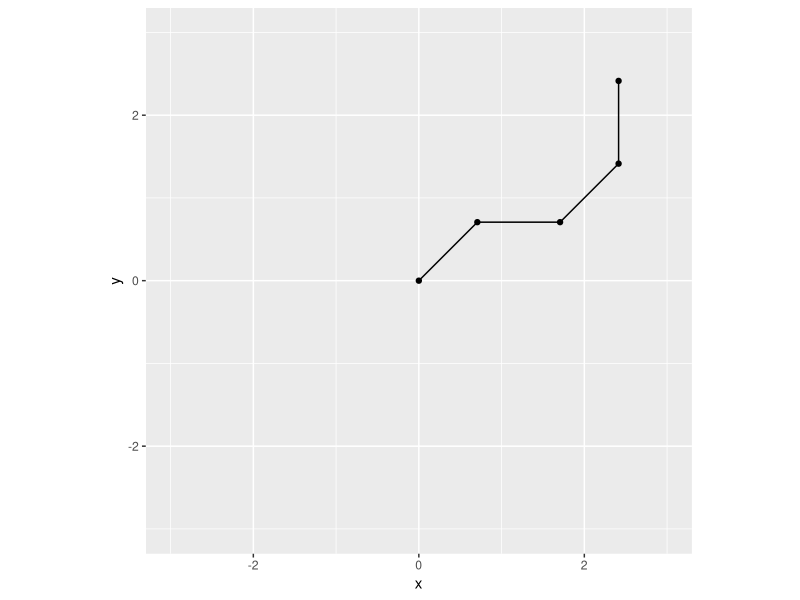
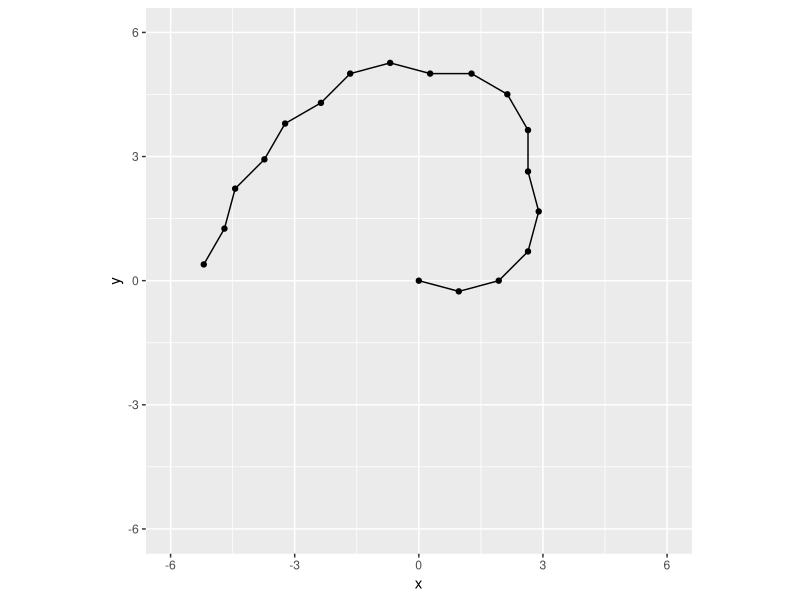
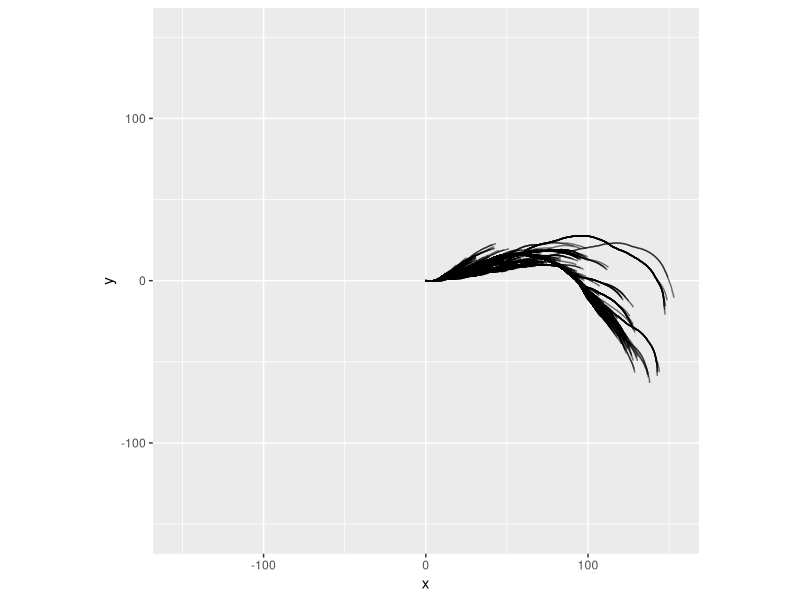

Generate these figures, in order, with R:
#--------------------------------------------------------------------
# Script Name:   collatz_tests.R
# Description:   Rotation function with point options
# Author:        Brandon Monier
# Created:       2019-10-30 at 15:20:56
# Last Modified: 2019-11-06 at 16:30:44
#--------------------------------------------------------------------

#--------------------------------------------------------------------
# Detailed Purpose:
#    The main purpose of this Rscript is to generate a function
#    that will rotate a pair of coordinates {x, y} around either
#    (A) the origin (default) or (B) a specified point.
#--------------------------------------------------------------------

# === Preamble ======================================================

## Load packages ----
library(dplyr)
library(ggplot2)
library(magrittr)


## Make functions ----

### Collatz conjecture
collatz <- function(n) {
    if (n %% 2 == 0) {
        n / 2
    } else {
        (3 * n) + 1
    }
}

### Generate Collatz sequence
collatzSequence <- function(n) {
    c_vect <- n

    while (n != 1) {
        n <- collatz(n)
        c_vect <- c(c_vect, n)
    }
    return(c_vect)
}

### Make rotational function based on prior angle
rotater <- function(px, py, steps, angle, angle_prior) {
    angle <- angle + angle_prior
    angle <- angle * pi / 180
    x_rot <- steps * cos(angle)
    y_rot <- steps * sin(angle)

    return(
        list(
            x = x_rot + px,
            y = y_rot + py,
            angle = angle * 180 / pi
        )
    )
}



# === Unit test 01 (fail) ===========================================

# ## Parameters ----
# n     <- 27
# theta <- -90
# samp <- collatzSequence(n)
#
# ## Iterate ----
# tmp_ls <- list(x = 0, y = 0)
# for (i in seq_along(samp)) {
#     if (samp[i] %% 2 == 0) {
#         theta2 <- theta
#     } else {
#         theta2 <- -theta * 2
#     }
#
#     last_x <- tail(x = tmp_ls$x, n = 1)
#     last_y <- tail(x = tmp_ls$y, n = 1)
#
#     tmp_rot <- rotater(
#         px = last_x,
#         py = last_y + 1,
#         cx = last_x,
#         cy = last_y,
#         angle = theta2
#     )
#
#     tmp_ls$x[i + 1] <- tmp_rot[1]
#     tmp_ls$y[i + 1] <- tmp_rot[2]
# }
# tmp_ls <- do.call("rbind", tmp_ls) %>%
#     t() %>%
#     tibble::as_tibble()
#
#
# ## Visualize ----
#
# ### min/max parameters
# max <- max(
#     tmp_ls$x %>% abs() %>% max(),
#     tmp_ls$y %>% abs() %>% max()
# ) %>% ceiling()
# min <- -max
#
# ### plot
# tmp_ls %>%
#     ggplot() +
#     aes(x, y) +
#     geom_path() +
#     geom_point() +
#     xlim(min, max) +
#     ylim(min, max) +
#     coord_fixed()



# === Unit test 02 ==================================================

## Iterate manually ----
step <- 1
angle1 <- 45
angle2 <- -45
tmp1 <- rotater(0, 0, step, angle1, 0)
tmp2 <- rotater(tmp1$x, tmp1$y, step, angle2, tmp1$angle)
tmp3 <- rotater(tmp2$x, tmp2$y, step, angle1, tmp2$angle)
tmp4 <- rotater(tmp3$x, tmp3$y, step, angle1, tmp3$angle)

tmp_ls <- tibble::tibble(
    x = c(0, tmp1$x, tmp2$x, tmp3$x, tmp4$x),
    y = c(0, tmp1$y, tmp2$y, tmp3$y, tmp4$y)
)


## Visualize ----

### min/max parameters
max <- max(
    tmp_ls$x %>% abs() %>% max(),
    tmp_ls$y %>% abs() %>% max()
) %>% ceiling()
min <- -max

### plot
tmp_ls %>%
    ggplot() +
    aes(x, y) +
    geom_path() +
    geom_point() +
    xlim(min, max) +
    ylim(min, max) +
    coord_fixed()



# === Unit test 03 ==================================================

## Parameters ----
even_turn <- 30
odd_turn  <- -15

n     <- 7
samp  <- collatzSequence(n) %>% rev()
steps <- 1


## Iterate ----
tmp_ls <- list(x = 0, y = 0, angle = 0)
for (i in seq_along(samp)) {
    if (samp[i] %% 2 == 0) {
        theta <- even_turn
    } else {
        theta <- odd_turn
    }

    last_x <- tail(x = tmp_ls$x, n = 1)
    last_y <- tail(x = tmp_ls$y, n = 1)
    last_angle <- tail(x = tmp_ls$angle, n = 1)

    tmp_rot <- rotater(
        px          = last_x,
        py          = last_y,
        steps       = step,
        angle       = theta,
        angle_prior = last_angle
    )

    tmp_ls$x[i + 1] <- tmp_rot$x
    tmp_ls$y[i + 1] <- tmp_rot$y
    tmp_ls$angle[i + 1] <- tmp_rot$angle
}
tmp_ls <- do.call("rbind", tmp_ls) %>%
    t() %>%
    tibble::as_tibble()


## Visualize ----

### min/max parameters
max <- max(
    tmp_ls$x %>% abs() %>% max(),
    tmp_ls$y %>% abs() %>% max()
) %>% ceiling()
min <- -max

### plot
tmp_ls %>%
    ggplot() +
    aes(x, y) +
    geom_path() +
    geom_point() +
    xlim(min, max) +
    ylim(min, max) +
    coord_fixed()



# === Unit test 04 ==================================================

## Parameters ----
n    <- 2000
step <- 1
even_turn <- 5
odd_turn  <- -10

## Iterate ----
tmp_coll <- vector("list", length = n)
for (j in seq_len(n)) {
    tmp_ls <- list(x = 0, y = 0, angle = 0)
    samp <- collatzSequence(j) %>% rev()
    for (i in seq_along(samp)) {
        if (samp[i] %% 2 == 0) {
            theta <- even_turn
        } else {
            theta <- odd_turn
        }

        last_x <- tail(x = tmp_ls$x, n = 1)
        last_y <- tail(x = tmp_ls$y, n = 1)
        last_angle <- tail(x = tmp_ls$angle, n = 1)

        tmp_rot <- rotater(
            px          = last_x,
            py          = last_y,
            steps       = step,
            angle       = theta,
            angle_prior = last_angle
        )

        tmp_ls$x[i + 1] <- tmp_rot$x
        tmp_ls$y[i + 1] <- tmp_rot$y
        tmp_ls$angle[i + 1] <- tmp_rot$angle
    }
    tmp_ls <- do.call("rbind", tmp_ls) %>%
        t() %>%
        tibble::as_tibble() %>%
        dplyr::mutate(iter = j) %>%
        dplyr::mutate(iter = as.factor(.$iter))

    tmp_coll[[j]] <- tmp_ls
}
tmp_coll <- do.call("rbind", tmp_coll)


## Visualize ----

### min/max parameters
max <- max(
    tmp_coll$x %>% abs() %>% max(),
    tmp_coll$y %>% abs() %>% max()
) %>% ceiling()
min <- -max

### plot
tmp_coll %>%
    ggplot() +
    aes(x = x, y = y, fill = iter) +
    geom_path(aes(alpha = 0.01), size = 0.5) +
    xlim(min, max) +
    ylim(min, max) +
    coord_fixed() +
    theme(legend.position = "none")


